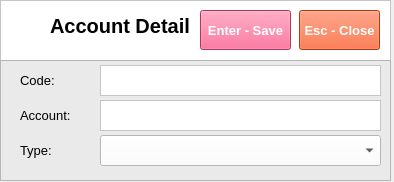
<?xml version="1.0" encoding="UTF-8"?>
<ui version="4.0">
 <class>Form</class>
 <widget class="QWidget" name="Form">
  <property name="geometry">
   <rect>
    <x>0</x>
    <y>0</y>
    <width>394</width>
    <height>182</height>
   </rect>
  </property>
  <property name="windowTitle">
   <string>Form</string>
  </property>
  <widget class="QFrame" name="frame">
   <property name="geometry">
    <rect>
     <x>0</x>
     <y>0</y>
     <width>391</width>
     <height>61</height>
    </rect>
   </property>
   <property name="styleSheet">
    <string notr="true">background-color: rgb(255, 255, 255);</string>
   </property>
   <property name="frameShape">
    <enum>QFrame::StyledPanel</enum>
   </property>
   <property name="frameShadow">
    <enum>QFrame::Raised</enum>
   </property>
   <widget class="QLabel" name="label">
    <property name="geometry">
     <rect>
      <x>10</x>
      <y>10</y>
      <width>35</width>
      <height>35</height>
     </rect>
    </property>
    <property name="text">
     <string/>
    </property>
    <property name="pixmap">
     <pixmap>../../Documents/GitHub/python-pos/img/System Tables.png</pixmap>
    </property>
    <property name="scaledContents">
     <bool>true</bool>
    </property>
   </widget>
   <widget class="QLabel" name="label_2">
    <property name="geometry">
     <rect>
      <x>50</x>
      <y>10</y>
      <width>141</width>
      <height>31</height>
     </rect>
    </property>
    <property name="font">
     <font>
      <family>Segoe UI</family>
      <pointsize>15</pointsize>
      <weight>75</weight>
      <bold>true</bold>
     </font>
    </property>
    <property name="text">
     <string>Account Detail</string>
    </property>
   </widget>
   <widget class="QPushButton" name="pushButtonSave">
    <property name="geometry">
     <rect>
      <x>200</x>
      <y>10</y>
      <width>91</width>
      <height>40</height>
     </rect>
    </property>
    <property name="font">
     <font>
      <family>Segoe UI</family>
      <pointsize>10</pointsize>
      <weight>75</weight>
      <bold>true</bold>
     </font>
    </property>
    <property name="styleSheet">
     <string notr="true">background-color: rgb(240, 80, 128);
color: rgb(255, 255, 255);</string>
    </property>
    <property name="text">
     <string>Enter - Save</string>
    </property>
   </widget>
   <widget class="QPushButton" name="pushButtonClose">
    <property name="geometry">
     <rect>
      <x>299</x>
      <y>10</y>
      <width>81</width>
      <height>40</height>
     </rect>
    </property>
    <property name="font">
     <font>
      <family>Segoe UI</family>
      <pointsize>10</pointsize>
      <weight>75</weight>
      <bold>true</bold>
     </font>
    </property>
    <property name="styleSheet">
     <string notr="true">background-color: rgb(243, 79, 28);
color: rgb(255, 255, 255);</string>
    </property>
    <property name="text">
     <string>Esc - Close</string>
    </property>
   </widget>
  </widget>
  <widget class="QFrame" name="frame_2">
   <property name="geometry">
    <rect>
     <x>0</x>
     <y>60</y>
     <width>391</width>
     <height>121</height>
    </rect>
   </property>
   <property name="styleSheet">
    <string notr="true">background-color: rgb(234, 234, 234);</string>
   </property>
   <property name="frameShape">
    <enum>QFrame::StyledPanel</enum>
   </property>
   <property name="frameShadow">
    <enum>QFrame::Raised</enum>
   </property>
   <widget class="QTextEdit" name="textEditAccountCode">
    <property name="geometry">
     <rect>
      <x>100</x>
      <y>5</y>
      <width>281</width>
      <height>31</height>
     </rect>
    </property>
    <property name="styleSheet">
     <string notr="true">background-color: rgb(255, 255, 255);
color: rgb(0, 0, 0);</string>
    </property>
   </widget>
   <widget class="QLabel" name="label_4">
    <property name="geometry">
     <rect>
      <x>20</x>
      <y>10</y>
      <width>61</width>
      <height>21</height>
     </rect>
    </property>
    <property name="font">
     <font>
      <family>Segoe UI</family>
      <pointsize>10</pointsize>
     </font>
    </property>
    <property name="text">
     <string>Code:</string>
    </property>
   </widget>
   <widget class="QLabel" name="label_5">
    <property name="geometry">
     <rect>
      <x>20</x>
      <y>45</y>
      <width>61</width>
      <height>21</height>
     </rect>
    </property>
    <property name="font">
     <font>
      <family>Segoe UI</family>
      <pointsize>10</pointsize>
     </font>
    </property>
    <property name="text">
     <string>Account:</string>
    </property>
   </widget>
   <widget class="QTextEdit" name="textEditAccount">
    <property name="geometry">
     <rect>
      <x>100</x>
      <y>40</y>
      <width>281</width>
      <height>31</height>
     </rect>
    </property>
    <property name="styleSheet">
     <string notr="true">background-color: rgb(255, 255, 255);
color: rgb(0, 0, 0);</string>
    </property>
   </widget>
   <widget class="QLabel" name="label_6">
    <property name="geometry">
     <rect>
      <x>20</x>
      <y>80</y>
      <width>61</width>
      <height>21</height>
     </rect>
    </property>
    <property name="font">
     <font>
      <family>Segoe UI</family>
      <pointsize>10</pointsize>
     </font>
    </property>
    <property name="text">
     <string>Type:</string>
    </property>
   </widget>
   <widget class="QComboBox" name="comboBoxAccountType">
    <property name="geometry">
     <rect>
      <x>100</x>
      <y>75</y>
      <width>281</width>
      <height>31</height>
     </rect>
    </property>
    <property name="styleSheet">
     <string notr="true">background-color: rgb(255, 255, 255);
color: rgb(0, 0, 0);</string>
    </property>
   </widget>
  </widget>
 </widget>
 <resources/>
 <connections/>
</ui>
